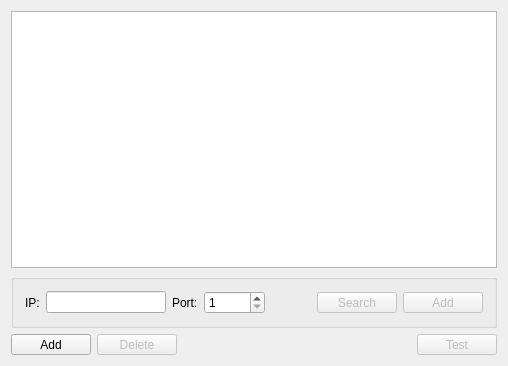
<?xml version="1.0" encoding="UTF-8"?>
<ui version="4.0">
 <class>ServerManagerWindowClass</class>
 <widget class="QWidget" name="ServerManagerWindowClass">
  <property name="geometry">
   <rect>
    <x>0</x>
    <y>0</y>
    <width>508</width>
    <height>366</height>
   </rect>
  </property>
  <property name="windowTitle">
   <string>ServerManager</string>
  </property>
  <layout class="QGridLayout" name="gridLayout_2">
   <item row="0" column="0">
    <widget class="QTableView" name="tableViewServers">
     <property name="selectionMode">
      <enum>QAbstractItemView::SingleSelection</enum>
     </property>
     <property name="selectionBehavior">
      <enum>QAbstractItemView::SelectRows</enum>
     </property>
    </widget>
   </item>
   <item row="1" column="0">
    <widget class="QGroupBox" name="groupBoxIP">
     <property name="title">
      <string/>
     </property>
     <layout class="QGridLayout" name="gridLayout">
      <item row="0" column="0">
       <widget class="QLabel" name="labelIP">
        <property name="text">
         <string>IP:</string>
        </property>
       </widget>
      </item>
      <item row="0" column="1">
       <widget class="QLineEdit" name="lineEditIP">
        <property name="minimumSize">
         <size>
          <width>120</width>
          <height>0</height>
         </size>
        </property>
        <property name="text">
         <string/>
        </property>
       </widget>
      </item>
      <item row="0" column="2">
       <widget class="QLabel" name="labelPort">
        <property name="text">
         <string>Port:</string>
        </property>
        <property name="buddy">
         <cstring>spinBoxPort</cstring>
        </property>
       </widget>
      </item>
      <item row="0" column="3">
       <widget class="QSpinBox" name="spinBoxPort">
        <property name="minimum">
         <number>1</number>
        </property>
        <property name="maximum">
         <number>65535</number>
        </property>
       </widget>
      </item>
      <item row="0" column="4">
       <spacer name="horizontalSpacer">
        <property name="orientation">
         <enum>Qt::Horizontal</enum>
        </property>
        <property name="sizeHint" stdset="0">
         <size>
          <width>116</width>
          <height>20</height>
         </size>
        </property>
       </spacer>
      </item>
      <item row="0" column="5">
       <widget class="QToolButton" name="toolButtonSearchServer">
        <property name="enabled">
         <bool>false</bool>
        </property>
        <property name="sizePolicy">
         <sizepolicy hsizetype="Preferred" vsizetype="Fixed">
          <horstretch>0</horstretch>
          <verstretch>0</verstretch>
         </sizepolicy>
        </property>
        <property name="minimumSize">
         <size>
          <width>80</width>
          <height>0</height>
         </size>
        </property>
        <property name="text">
         <string>Search</string>
        </property>
       </widget>
      </item>
      <item row="0" column="6">
       <widget class="QToolButton" name="toolButtonAddServer">
        <property name="enabled">
         <bool>false</bool>
        </property>
        <property name="sizePolicy">
         <sizepolicy hsizetype="Preferred" vsizetype="Fixed">
          <horstretch>0</horstretch>
          <verstretch>0</verstretch>
         </sizepolicy>
        </property>
        <property name="minimumSize">
         <size>
          <width>80</width>
          <height>0</height>
         </size>
        </property>
        <property name="text">
         <string>Add</string>
        </property>
       </widget>
      </item>
     </layout>
    </widget>
   </item>
   <item row="2" column="0">
    <layout class="QHBoxLayout" name="horizontalLayout">
     <item>
      <widget class="QToolButton" name="toolButtonShowAddServer">
       <property name="sizePolicy">
        <sizepolicy hsizetype="Preferred" vsizetype="Fixed">
         <horstretch>0</horstretch>
         <verstretch>0</verstretch>
        </sizepolicy>
       </property>
       <property name="minimumSize">
        <size>
         <width>80</width>
         <height>0</height>
        </size>
       </property>
       <property name="text">
        <string>Add</string>
       </property>
       <property name="checkable">
        <bool>true</bool>
       </property>
      </widget>
     </item>
     <item>
      <widget class="QToolButton" name="toolButtonDeleteServer">
       <property name="enabled">
        <bool>false</bool>
       </property>
       <property name="sizePolicy">
        <sizepolicy hsizetype="Preferred" vsizetype="Fixed">
         <horstretch>0</horstretch>
         <verstretch>0</verstretch>
        </sizepolicy>
       </property>
       <property name="minimumSize">
        <size>
         <width>80</width>
         <height>0</height>
        </size>
       </property>
       <property name="text">
        <string>Delete</string>
       </property>
      </widget>
     </item>
     <item>
      <spacer name="horizontalSpacer_2">
       <property name="orientation">
        <enum>Qt::Horizontal</enum>
       </property>
       <property name="sizeHint" stdset="0">
        <size>
         <width>40</width>
         <height>20</height>
        </size>
       </property>
      </spacer>
     </item>
     <item>
      <widget class="QToolButton" name="toolButtonTestServers">
       <property name="enabled">
        <bool>false</bool>
       </property>
       <property name="sizePolicy">
        <sizepolicy hsizetype="Preferred" vsizetype="Fixed">
         <horstretch>0</horstretch>
         <verstretch>0</verstretch>
        </sizepolicy>
       </property>
       <property name="minimumSize">
        <size>
         <width>80</width>
         <height>0</height>
        </size>
       </property>
       <property name="text">
        <string>Test</string>
       </property>
      </widget>
     </item>
    </layout>
   </item>
  </layout>
 </widget>
 <layoutdefault spacing="6" margin="11"/>
 <resources/>
 <connections/>
</ui>
